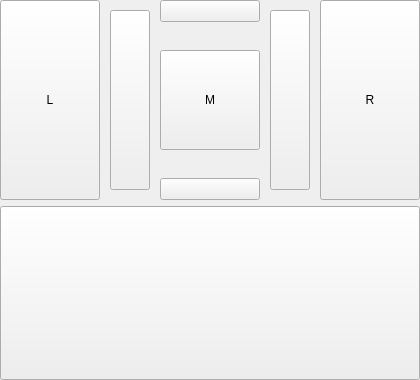
<?xml version="1.0" encoding="UTF-8"?>
<ui version="4.0">
 <class>Mouse</class>
 <widget class="QWidget" name="Mouse">
  <property name="geometry">
   <rect>
    <x>0</x>
    <y>0</y>
    <width>420</width>
    <height>380</height>
   </rect>
  </property>
  <property name="windowTitle">
   <string>Form</string>
  </property>
  <layout class="QVBoxLayout" name="verticalLayout" stretch="0,1">
   <property name="margin">
    <number>0</number>
   </property>
   <item>
    <widget class="QWidget" name="inner_widget" native="true">
     <property name="maximumSize">
      <size>
       <width>420</width>
       <height>200</height>
      </size>
     </property>
     <layout class="QHBoxLayout" name="main_layout">
      <property name="spacing">
       <number>10</number>
      </property>
      <property name="margin">
       <number>0</number>
      </property>
      <item>
       <widget class="QPushButton" name="lbutton">
        <property name="minimumSize">
         <size>
          <width>0</width>
          <height>200</height>
         </size>
        </property>
        <property name="maximumSize">
         <size>
          <width>100</width>
          <height>200</height>
         </size>
        </property>
        <property name="baseSize">
         <size>
          <width>0</width>
          <height>0</height>
         </size>
        </property>
        <property name="toolTip">
         <string>Left Mouse Button</string>
        </property>
        <property name="text">
         <string>L</string>
        </property>
       </widget>
      </item>
      <item>
       <widget class="QPushButton" name="wheelleft">
        <property name="maximumSize">
         <size>
          <width>40</width>
          <height>180</height>
         </size>
        </property>
        <property name="toolTip">
         <string>Wheel Left</string>
        </property>
        <property name="text">
         <string/>
        </property>
       </widget>
      </item>
      <item>
       <layout class="QVBoxLayout" name="middle_layout">
        <property name="spacing">
         <number>10</number>
        </property>
        <item alignment="Qt::AlignTop">
         <widget class="QPushButton" name="wheelup">
          <property name="maximumSize">
           <size>
            <width>100</width>
            <height>40</height>
           </size>
          </property>
          <property name="toolTip">
           <string>Wheel Up</string>
          </property>
          <property name="text">
           <string/>
          </property>
         </widget>
        </item>
        <item alignment="Qt::AlignVCenter">
         <widget class="QPushButton" name="mbutton">
          <property name="minimumSize">
           <size>
            <width>0</width>
            <height>100</height>
           </size>
          </property>
          <property name="maximumSize">
           <size>
            <width>100</width>
            <height>16777215</height>
           </size>
          </property>
          <property name="toolTip">
           <string>Middle Mouse Button</string>
          </property>
          <property name="text">
           <string>M</string>
          </property>
         </widget>
        </item>
        <item alignment="Qt::AlignBottom">
         <widget class="QPushButton" name="wheeldown">
          <property name="maximumSize">
           <size>
            <width>100</width>
            <height>40</height>
           </size>
          </property>
          <property name="toolTip">
           <string>Wheel Down</string>
          </property>
          <property name="text">
           <string/>
          </property>
         </widget>
        </item>
       </layout>
      </item>
      <item>
       <widget class="QPushButton" name="wheelright">
        <property name="maximumSize">
         <size>
          <width>40</width>
          <height>180</height>
         </size>
        </property>
        <property name="toolTip">
         <string>Wheel Right</string>
        </property>
        <property name="text">
         <string/>
        </property>
       </widget>
      </item>
      <item>
       <widget class="QPushButton" name="rbutton">
        <property name="minimumSize">
         <size>
          <width>0</width>
          <height>200</height>
         </size>
        </property>
        <property name="maximumSize">
         <size>
          <width>100</width>
          <height>200</height>
         </size>
        </property>
        <property name="toolTip">
         <string>Right Mouse Button</string>
        </property>
        <property name="text">
         <string>R</string>
        </property>
       </widget>
      </item>
     </layout>
    </widget>
   </item>
   <item>
    <widget class="QPushButton" name="_mouse_body">
     <property name="sizePolicy">
      <sizepolicy hsizetype="Minimum" vsizetype="Minimum">
       <horstretch>0</horstretch>
       <verstretch>0</verstretch>
      </sizepolicy>
     </property>
     <property name="text">
      <string/>
     </property>
    </widget>
   </item>
  </layout>
 </widget>
 <resources/>
 <connections/>
</ui>
